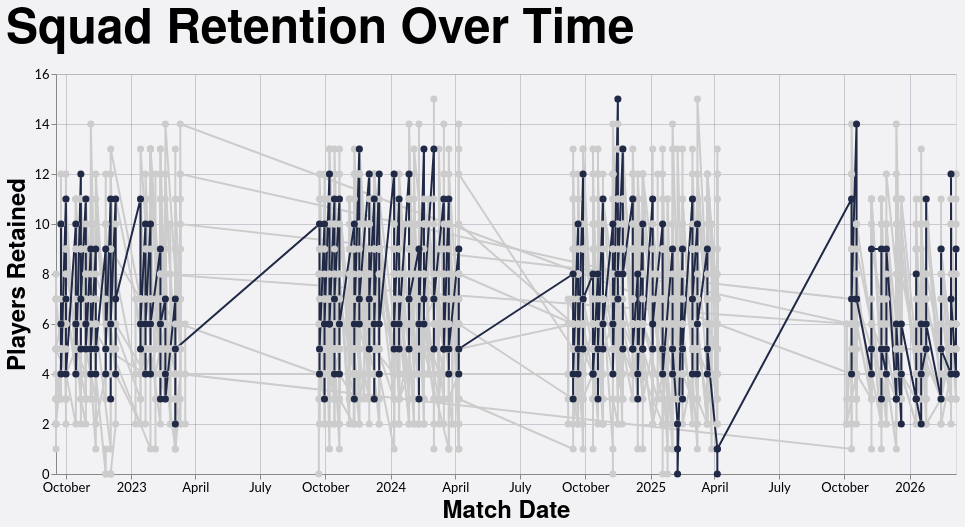

Source (Vega-Lite JSON):
### Vega-Lite specification from a JSON file in a GitHub repository (floating-point values rounded to 4 significant figures; data arrays with more than 128 entries replaced by an {"elided": "..."} marker saying what was removed)
{"config": {"axis": {"labelFont": "Lato, sans-serif", "titleFont": "PT Sans Narrow, Helvetica Neue, Helvetica, Arial, sans-serif", "labelFontSize": 13, "titleFontSize": 24, "gridColor": "#202947", "gridOpacity": 0.2}, "header": {"labelFont": "PT Sans Narrow, Helvetica Neue, Helvetica, Arial, sans-serif", "titleFont": "PT Sans Narrow, Helvetica Neue, Helvetica, Arial, sans-serif", "labelFontSize": 24, "titleFontSize": 28, "labelFontWeight": "bold", "orient": "left"}, "legend": {"labelFont": "Lato, sans-serif", "titleFont": "PT Sans Narrow, Helvetica Neue, Helvetica, Arial, sans-serif", "labelFontSize": 14, "titleFontSize": 16, "titlePadding": 5, "fillColor": "white", "strokeColor": "black", "padding": 10, "titleFontWeight": "lighter", "titleFontStyle": "italic", "titleColor": "gray", "offset": 10}, "title": {"font": "PT Sans Narrow, Helvetica Neue, Helvetica, Arial, sans-serif", "fontSize": 48, "fontWeight": "bold", "anchor": "start", "align": "center", "titlePadding": 20, "subtitlePadding": 10, "subtitleFontSize": 13, "subtitleColor": "", "subtitleFontStyle": "italic", "offset": 15, "color": "black"}, "axisX": {"labelAngle": 0}, "facet": {"title": null, "header": null, "align": {"row": "each", "column": "each"}}, "resolve": {"scale": {"y": "independent", "facet": "independent"}}, "background": "#f2f1f4"}, "data": {"name": "data-674e45d6cc4ddbf12c076dbc36c8162a"}, "mark": {"type": "line", "point": {"size": 50}}, "encoding": {"color": {"field": "Color1", "legend": null, "scale": null, "type": "nominal"}, "detail": {"field": "Team", "type": "nominal"}, "tooltip": [{"field": "Team", "type": "nominal"}, {"field": "Opposition", "type": "nominal"}, {"field": "Date", "format": "%d %b %Y", "type": "temporal"}, {"field": "Season", "type": "nominal"}, {"field": "Unit", "type": "nominal"}, {"field": "Retained", "title": "Players Retained", "type": "quantitative"}], "x": {"field": "Date", "title": "Match Date", "type": "temporal"}, "y": {"field": "Retained", "title": "Players Retained", "type": "quantitative"}}, "height": 400, "title": "Squad Retention Over Time", "width": 900, "$schema": "https://vega.github.io/schema/vega-lite/v5.20.1.json", "datasets": {"data-674e45d6cc4ddbf12c076dbc36c8162a": {"elided": "2283 records"}}}
